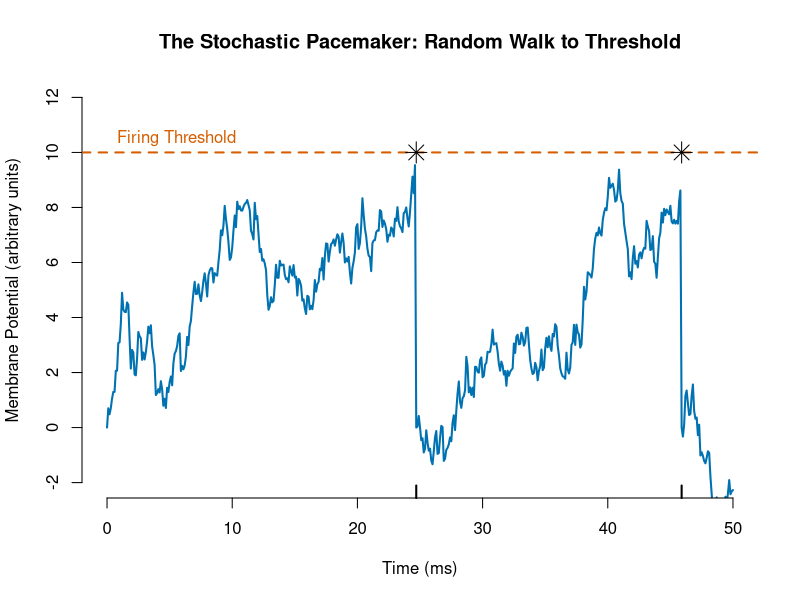
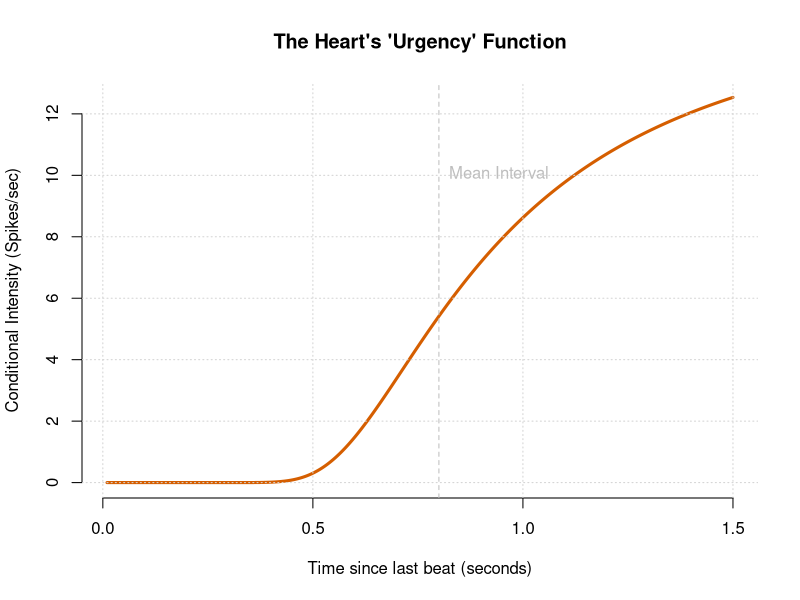
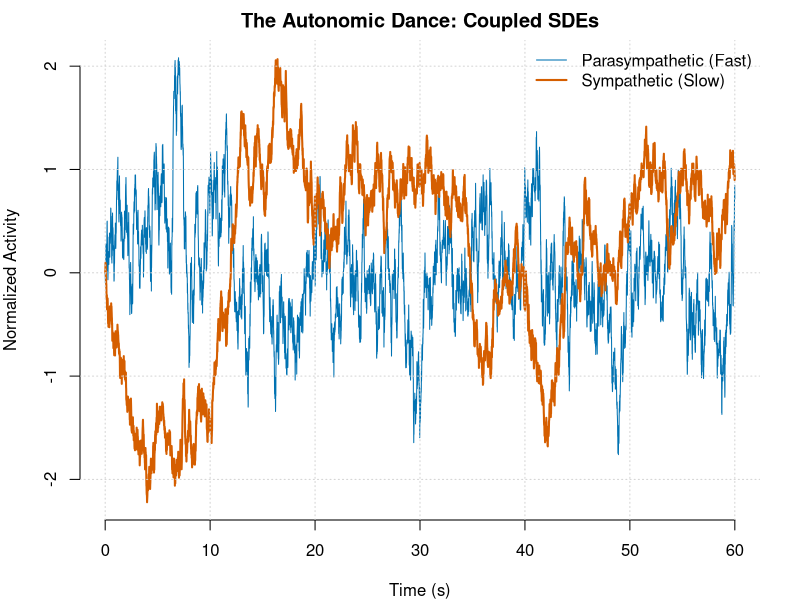
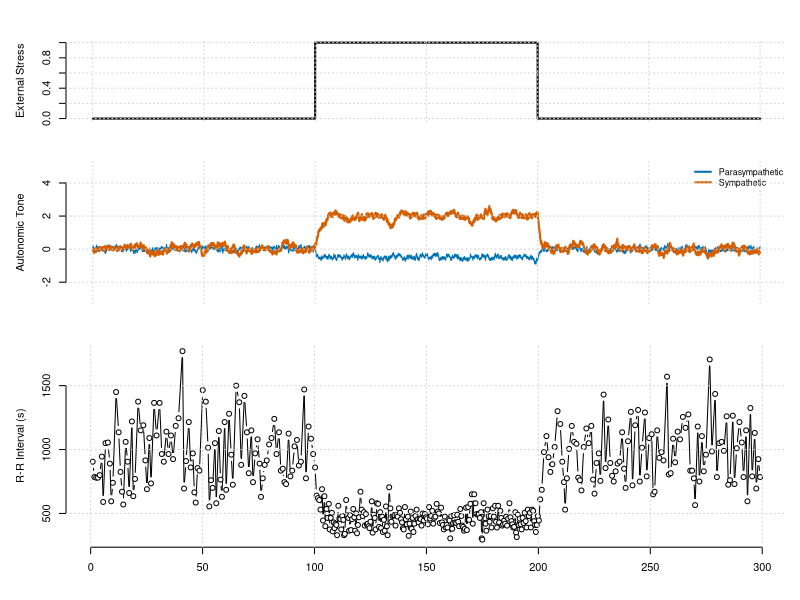

The R script that drew these images, in order:
## ---- chunk 1
#| label: fig-random-walk
#| fig-cap: "The Integrate-and-Fire Mechanism. The blue line represents the membrane potential of a pacemaker cell. It drifts upward with noise (Brownian motion) until it hits the threshold (red dashed line). The moment it hits, a heartbeat occurs, and the potential resets. The time taken to hit the threshold is the R-R interval."

set.seed(42)

# Parameters for the Random Walk
threshold <- 10
drift <- 0.5      # Speed of filling
noise_sd <- 1.5   # How "sputtering" the faucet is
dt <- 0.1         # Time step
max_time <- 50

# Simulation containers
time <- seq(0, max_time, by=dt)
voltage <- numeric(length(time))
voltage[1] <- 0
spikes <- numeric(0)

# Simulate the "Bucket" filling
for(i in 2:length(time)) {
  # Random Walk step: Previous + Drift + Noise
  step <- drift * dt + rnorm(1, 0, noise_sd * sqrt(dt))
  voltage[i] <- voltage[i-1] + step
  
  # Check Threshold
  if(voltage[i] >= threshold) {
    voltage[i] <- 0 # Reset (Repolarization)
    spikes <- c(spikes, time[i]) # Record the beat
  }
}

# Plotting the physiological process
plot(time, voltage, type='l', col="#0072B2", lwd=2,
     main="The Stochastic Pacemaker: Random Walk to Threshold",
     xlab="Time (ms)", ylab="Membrane Potential (arbitrary units)",
     ylim=c(-2, 12), frame.plot=FALSE)

# Draw the Threshold
abline(h=threshold, col="#D55E00", lty=2, lwd=2)
text(0, 10.5, "Firing Threshold", pos=4, col="#D55E00")

# Draw the Spikes (Heartbeats)
if(length(spikes) > 0) {
  points(spikes, rep(threshold, length(spikes)), pch=8, col="black", cex=2)
  rug(spikes, col="black", lwd=2)
}

## ---- chunk 2
#| label: fig-hazard-comparison
#| fig-cap: "The 'Urgency' to Beat. This plot shows the Conditional Intensity (Hazard Rate) for an Inverse Gaussian process. Notice how it starts at 0 (the heart refuses to beat immediately after the last one) and rises sharply as time approaches the mean interval (0.8s). This 'Refractory' shape is what separates biological models from simple Poisson models."

# Time since last spike (tau)
tau <- seq(0.01, 1.5, length.out=500)
mu <- 0.8         # Mean interval (seconds)
lambda_scale <- 20 # Shape parameter (inverse variance)

# Inverse Gaussian PDF
f_ig <- sqrt(lambda_scale / (2 * pi * tau^3)) * exp(-lambda_scale * (tau - mu)^2 / (2 * mu^2 * tau))

# Inverse Gaussian CDF
z1 <- sqrt(lambda_scale/tau) * (tau/mu - 1)
z2 <- -sqrt(lambda_scale/tau) * (tau/mu + 1)
F_ig <- pnorm(z1) + exp(2*lambda_scale/mu) * pnorm(z2)

# Hazard Function: lambda(t) = f(t) / (1 - F(t))
# We add a tiny epsilon to denominator to avoid division by zero
hazard <- f_ig / (1 - F_ig + 1e-10)

par(mfrow=c(1,1))
plot(tau, hazard, type='l', lwd=3, col="#D55E00",
     main="The Heart's 'Urgency' Function",
     xlab="Time since last beat (seconds)",
     ylab="Conditional Intensity (Spikes/sec)", frame.plot=FALSE)
grid()
abline(v=mu, lty=2, col="grey")
text(mu, max(hazard)*0.8, "Mean Interval", pos=4, col="grey")

## ---- chunk 3
#| label: fig-sde-coupling
#| fig-cap: "The Hidden Drivers. This simulation shows the latent autonomic states. The blue Parasympathetic trace oscillates rapidly because of its fast decay rate (high a_p). The red Sympathetic trace is sluggish and smooth (low a_s). In our model, these two invisible lines combine to determine the drift rate of the pacemaker cell."

# Parameters
dt <- 0.01
duration <- 60
steps <- duration / dt
t_seq <- seq(0, duration, length.out = steps)

# Decay rates
a_p <- 2.0  # Fast Vagal
a_s <- 0.2  # Slow Sympathetic

# Noise levels
sig_p <- 1.0
sig_s <- 0.5

# Coupling (Sympathetic inhibits Parasympathetic)
b_ps <- -0.5 

# Vectors
p <- numeric(steps)
s <- numeric(steps)

set.seed(101)
# Euler-Maruyama Integration
for(i in 1:(steps-1)) {
  # Independent Wiener Noise
  dw_p <- rnorm(1, 0, sqrt(dt))
  dw_s <- rnorm(1, 0, sqrt(dt))
  
  # Update s(t) - The slow driver
  # ds = -a_s * s + noise
  ds <- -a_s * s[i] * dt + sig_s * dw_s
  s[i+1] <- s[i] + ds
  
  # Update p(t) - The fast driver
  # dp = -a_p * p + coupling * s + noise
  # Note the coupling: High 's' pushes 'p' down
  dp <- (-a_p * p[i] + b_ps * s[i]) * dt + sig_p * dw_p
  p[i+1] <- p[i] + dp
}

# Visualization
par(mar=c(4,4,2,2))
plot(t_seq, p, type='l', col="#0072B2", ylim=range(c(p,s)),
     main="The Autonomic Dance: Coupled SDEs",
     xlab="Time (s)", ylab="Normalized Activity", frame.plot=FALSE)
lines(t_seq, s, col="#D55E00", lwd=2)

legend("topright", legend=c("Parasympathetic (Fast)", "Sympathetic (Slow)"),
       col=c("#0072B2", "#D55E00"), lwd=c(1, 2), bty="n")
grid()

## ---- chunk 4
#| label: core-engine-logic

# This is a conceptual snippet for the loop we will use.
# Imagine s[i] is the Sympathetic level right now.
# We calculate the next level s[i+1] like this:

# s[i+1] <- s[i] + (-a_s * s[i]) * dt + sigma_s * rnorm(1, 0, sqrt(dt))

# Translation: 
# 1. Start with where you are (s[i]).
# 2. Subtract a bit because the tank leaks (-a_s * s[i]). This is the "mean reversion."
# 3. Add a random kick (rnorm...) representing synaptic noise. 

## ---- chunk 5
#| label: full-simulation-function

# The Zero-to-Hero Heart Simulator
# This function generates a complete dataset including the hidden states
# The Robust Zero-to-Hero Heart Simulator
simulate_heart_verbose <- function(duration_secs = 300, 
                                   stress_start = 100, 
                                   stress_end = 200) {
  
  dt <- 0.005
  times <- seq(0, duration_secs, by = dt)
  n <- length(times)
  
  # Physiological Parameters
  a_p <- 2.0; sig_p <- 0.2; k_par <- 0.5
  a_s <- 0.5; sig_s <- 0.2; k_sym <- 0.5
  rho_0 <- 1; kappa <- 20     
  
  s <- numeric(n); p <- numeric(n)
  lambda_trace <- numeric(n); mu_trace <- numeric(n)
  spikes <- numeric(0); last_spike_t <- -2.0 
  
  u <- ifelse(times >= stress_start & times <= stress_end, 1, 0)
  
  for(i in 1:(n-1)) {
    # 1. Update SDE States
    p[i+1] <- p[i] + (-a_p * p[i] - 1.0 * u[i]) * dt + sig_p * rnorm(1, 0, sqrt(dt))
    s[i+1] <- s[i] + (-a_s * s[i] + 1.0 * u[i]) * dt + sig_s * rnorm(1, 0, sqrt(dt))
    
    # 2. Map to Mean Interval with safety floor
    current_rate <- rho_0 + k_sym * s[i+1] - k_par * p[i+1]
    # We must ensure rate is positive and mu is not too small
    current_rate <- max(0.5, current_rate) 
    mu <- 1 / current_rate
    mu_trace[i+1] <- mu
    
    # 3. Calculate Inverse Gaussian Hazard
    tau <- times[i] - last_spike_t
    
    if(tau < 0.02) { # Refractory period guard
      lambda_val <- 0
    } else {
      # Numerical Protection: Limit the exponent to avoid Inf
      exponent_term <- 2 * kappa / mu
      if (exponent_term > 700) {
        # If the exponent is too large, the CDF is effectively 1 or 
        # the hazard is saturating. We cap it.
        cdf_term2 <- 0 
      } else {
        cdf_term2 <- exp(exponent_term) * pnorm(-sqrt(kappa/tau)*(tau/mu + 1))
      }
      
      term_pdf <- sqrt(kappa/(2*pi*tau^3)) * exp(-kappa*(tau-mu)^2/(2*mu^2*tau))
      term_cdf <- pnorm(sqrt(kappa/tau)*(tau/mu - 1)) + cdf_term2
      
      # Final Hazard Calculation with a safety ceiling
      # 1e-9 prevents division by zero; pmin caps the intensity
      lambda_val <- term_pdf / max(1e-9, (1 - term_cdf))
      
      # If lambda_val is still NaN or Inf due to tau/mu edge cases, set to 0
      if (is.na(lambda_val) || is.infinite(lambda_val)) {
        lambda_val <- 0
      }
    }
    
    lambda_trace[i+1] <- lambda_val
    
    # 4. Bernoulli Trial
    # Check for NA here as a final safety measure
    if(!is.na(lambda_val) && runif(1) < lambda_val * dt) {
      spikes <- c(spikes, times[i+1])
      last_spike_t <- times[i+1]
    }
  }
  
  return(list(time=times, s=s, p=p, spikes=spikes, u=u, mu=mu_trace, lam=lambda_trace))
}

# Run the simulation
sim_data <- simulate_heart_verbose()
## ---- chunk 6
#| label: fig-deep-dive
#| fig-cap: "The Anatomy of a Stress Response. Top: The 'Stressor' represents an external challenge. Middle: The latent states respond with different time-constants. Note the 'Vagal Crash' and 'Sympathetic Rise'. Bottom: The R-R intervals (Tachogram) show the tangible result of these hidden battles."
#| fig-height: 8

# Calculate intervals
rr_intervals <- diff(sim_data$spikes)
rr_times <- sim_data$spikes[-1]

layout(matrix(c(1, 2, 3), 3, 1, byrow=TRUE), heights=c(1, 1.5, 2))
par(mar=c(2,5,1,1), oma=c(2,0,2,0))

# Panel 1: The Input
plot(sim_data$time, sim_data$u, type='l', lwd=2, col="black", 
     ylab="External Stress", xaxt='n', frame.plot=F)
grid()

# Panel 2: The Latent Drivers
plot(sim_data$time, sim_data$p, type='l', col="#0072B2", lwd=1, 
     ylab="Autonomic Tone", xaxt='n', frame.plot=F, ylim=c(-3, 5))
lines(sim_data$time, sim_data$s, col="#D55E00", lwd=2)
legend("topright", legend=c("Parasympathetic", "Sympathetic"), 
       col=c("#0072B2", "#D55E00"), lwd=2, bty="n", cex=0.8)
grid()

# Panel 3: The Observed R-R Intervals (Tachogram)
plot(rr_times, rr_intervals * 1000, type='b', pch=21, bg="white", col="black",
     ylab="R-R Interval (s)", xlab="Time (s)", frame.plot=F)
grid()

